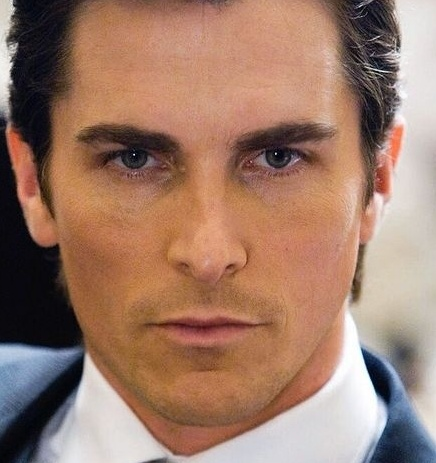
#> input picture dataset/Christian Bale.jpg, 436 x 463 px; its folder holds only this picture in this run
$ python Test.py
#> lines starting #> are read from the running program, lines starting #| are printed output that depends on the picture
### src/InputGambar.py
import cv2
import os
import numpy as np
from faceallig import *

# LOAD FOLDER
def list_files(directory):
#> called with directory = '.\\dataset'
    list_of_files = [] # list of files
    for folder, direct, file in os.walk(directory):
        for filename in file: # for each file in folder
            list_of_files.append(os.path.join(folder, filename)) # add file to list
    return list_of_files

# WITH RAVEL(FLATTEN  IMG)-> matrix
# [12 lines left out: functions load_images_folder, load_images_file, not called in this run]

# WITHOUT RAVEL(FLATTEN IMG) -> list of matrix
def load_images_folder2(folder):
    images = []
    for file in list_files(folder):
        images.append(load_images_file2(file))
    return images

# NORMALIZE
def load_images_file2(image):
#> called with image = 'dataset/Christian Bale.jpg'
    img = cv2.resize(cv2.imread(image, cv2.IMREAD_GRAYSCALE), (256, 256)) # resize image ke 256 x 256, convert to grayscale
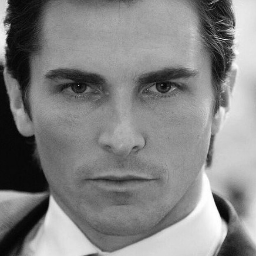
#> img: shape (256, 256); min 2, max 255, mean 131.5
    return img

# RESIZE IMAGE
# [5 lines left out: function resize_images, not called in this run]

### src/Test.py
#FILE TEST UNTUK MEMERIKSA MEAN

from InputGambar import *
import numpy as np
import cv2
from PIL import Image


S = np.array(load_images_folder2('.\dataset')) # load images from folder (bukan flaten matrix)
mean = np.mean(S, axis=0) # Calculate mean of images
mean_resize = cv2.resize(mean, (256,256))
mean_img = Image.fromarray(mean_resize)
mean_img.show() # Show mean image

$ run again, on dataset/Morena Baccarin.jpg
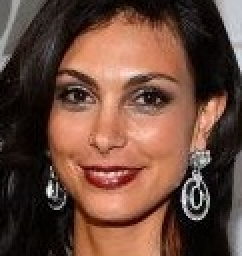
#> input picture dataset/Morena Baccarin.jpg, 121 x 128 px (shown 2 times larger)
#> in load_images_file2, `img = cv2.resize(cv2.imread(image, cv2.IMREAD_GRAYSCALE), (256, 256))`:
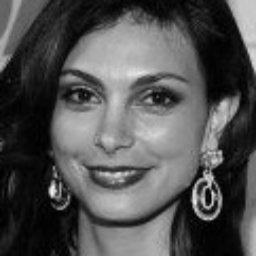
#> img: shape (256, 256); min 0, max 240, mean 81.6

$ run again, on dataset/Morgan Freeman.jpg
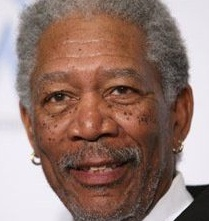
#> input picture dataset/Morgan Freeman.jpg, 209 x 221 px
#> in load_images_file2, `img = cv2.resize(cv2.imread(image, cv2.IMREAD_GRAYSCALE), (256, 256))`:
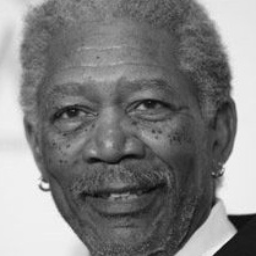
#> img: shape (256, 256); min 9, max 249, mean 128.5

$ run again, on dataset/Shakira Isabel Mebarak.jpg
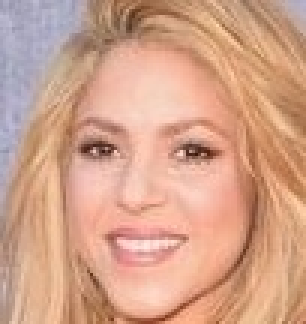
#> input picture dataset/Shakira Isabel Mebarak.jpg, 102 x 108 px (shown 3 times larger)
#> in load_images_file2, `img = cv2.resize(cv2.imread(image, cv2.IMREAD_GRAYSCALE), (256, 256))`:
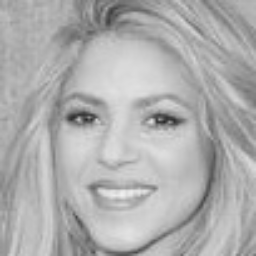
#> img: shape (256, 256); min 40, max 240, mean 173.8

$ run again, on dataset/Henry Cavil.jpg
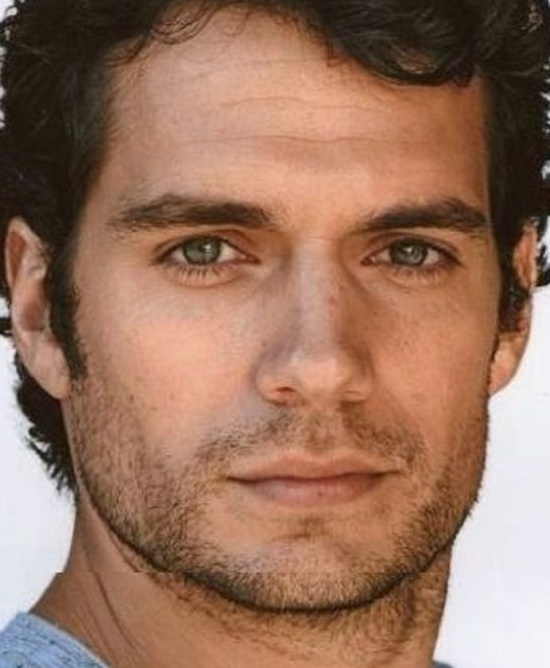
#> input picture dataset/Henry Cavil.jpg, 550 x 668 px
#> in load_images_file2, `img = cv2.resize(cv2.imread(image, cv2.IMREAD_GRAYSCALE), (256, 256))`:
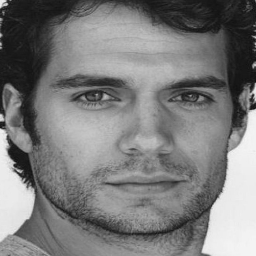
#> img: shape (256, 256); min 17, max 247, mean 123.3
